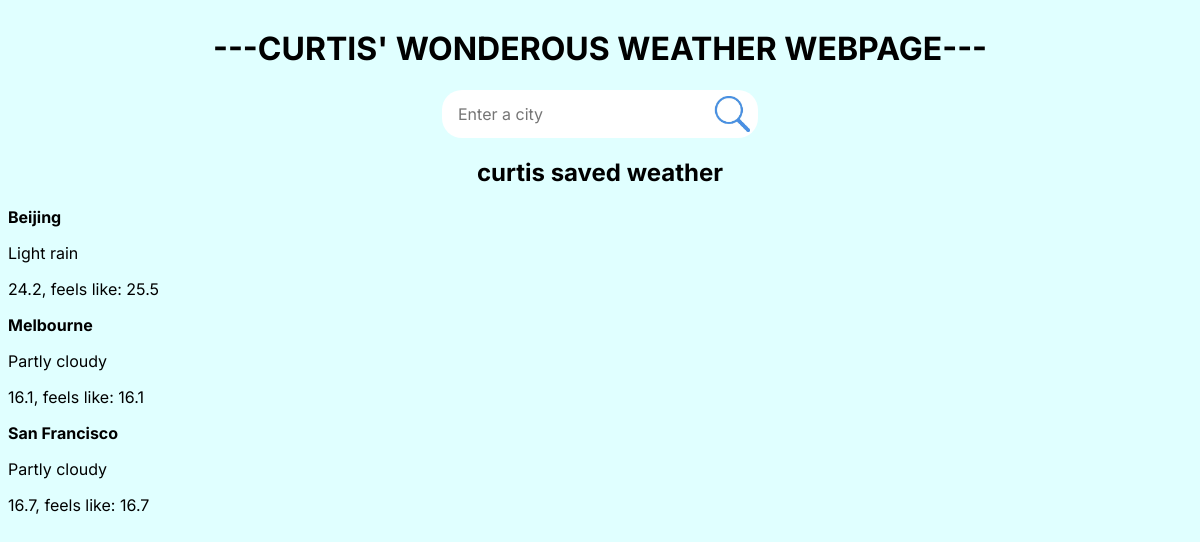
/WeatherAppLoggedIn (signed in), run on the app's committed database.
### WeatherApp.py (models this page shows)
class Users(UserMixin, db.Model):
    id = db.Column(db.Integer, primary_key=True)
    username = db.Column(db.String(250), unique=True, nullable=False)
    password = db.Column(db.String(250), nullable = False)
    weather_entries = db.relationship("WeatherHistory", backref="user", lazy=True)

class WeatherHistory(db.Model):
    id = db.Column(db.Integer, primary_key=True)
    user_id = db.Column(db.Integer, db.ForeignKey('users.id'))
    city = db.Column(db.String(250))
    condition = db.Column(db.String(250))
    temp_celsius = db.Column(db.Float)
    temp_feels_like = db.Column(db.Float)

### WeatherApp.py (the view, shortened to what this page needs)
@app.route("/WeatherAppLoggedIn", methods=["GET", "POST"])
@login_required
def WeatherAppLoggedIn():
    city_name = None
    city_condition = None
    city_temp_celsius = None
    city_temp_feels_like = None
    error_message = None
    weather_history = WeatherHistory.query.filter_by(user_id = current_user.id).all()
    API_KEY = os.getenv("API_KEY")
    return render_template("WeatherAppLoggedIn.html", city_name=city_name, city_condition=city_condition, city_temp_celsius=city_temp_celsius, city_temp_feels_like=city_temp_feels_like, history=weather_history, current_user_name = current_user.username, error_message=error_message)

### WeatherApp.py (called while the page is built)
@login_manager.user_loader
def load_user(user_id):
    return Users.query.get(int(user_id))

### templates/WeatherAppLoggedIn.html (shortened to what this page needs)
<!DOCTYPE html>
<html lang="en">
<head>
    <link rel="stylesheet" href="{{url_for('static', filename='style.css')}}">
</head>
<body class="{{city_condition|lower|replace(' ', '-')}}">
    <div class="weatherHeader">
        <h1>---CURTIS' WONDEROUS WEATHER WEBPAGE---</h1>
    </div>
    <div class="inputBox">
        <form action="/WeatherAppLoggedIn" method="POST" class="weatherform">
            <input type="text" name="city" placeholder="Enter a city" required>
            <button type="submit" class="submitbtnWeather"></button>
        </form>
    </div>
    <div class="WeatherHistory">
        <h2> {{current_user_name}} saved weather </h2>
            {% for entry in history %}
                <div class="history">
                    <p><strong>{{entry.city}}</strong></p>
                    <p>{{entry.condition}}</p>
                    <p>{{entry.temp_celsius}}, feels like: {{entry.temp_feels_like}}</p>
                </div>
            {%endfor%}
    </div>
</body>
</html>

### static/style.css (style rules this page uses)
body { background-color: lightcyan; }
h1, h2 { color: black; font-family: 'Inter'; text-align: center; }
p { color: black; font-family: 'Inter'; }
.inputBox { display: flex; justify-content: center; }
.weatherHeader { display: flex; justify-content: center; }
input[type="text"], input[type="password"] { width: 280px; padding: 12px 16px; border: 2px solid #ddd }
.submitbtnWeather { background-image: url('/static/images/searchIcon.png'); background-color: transparent; border: none; width: 40px; height: 40px; background-position: center; background-size: contain; background-repeat: no-repeat; }
.inputBox .weatherform { display: flex; align-items: center; background: white; border-radius: 20px; padding: 4px 8px; width: 300px; }
.inputBox .weatherform input { border: none; background: transparent; font-size: 16px; font-family: "Inter"; padding: 8px; outline: none; width: 100%; box-sizing: border-box; }

### data on the page
Users: username "curtis"
WeatherHistory: city "Beijing", condition "Light rain", temp_celsius "24.2", temp_feels_like "25.5"
WeatherHistory: city "Melbourne", condition "Partly cloudy", temp_celsius "16.1", temp_feels_like "16.1"
WeatherHistory: city "San Francisco", condition "Partly cloudy", temp_celsius "16.7", temp_feels_like "16.7"
